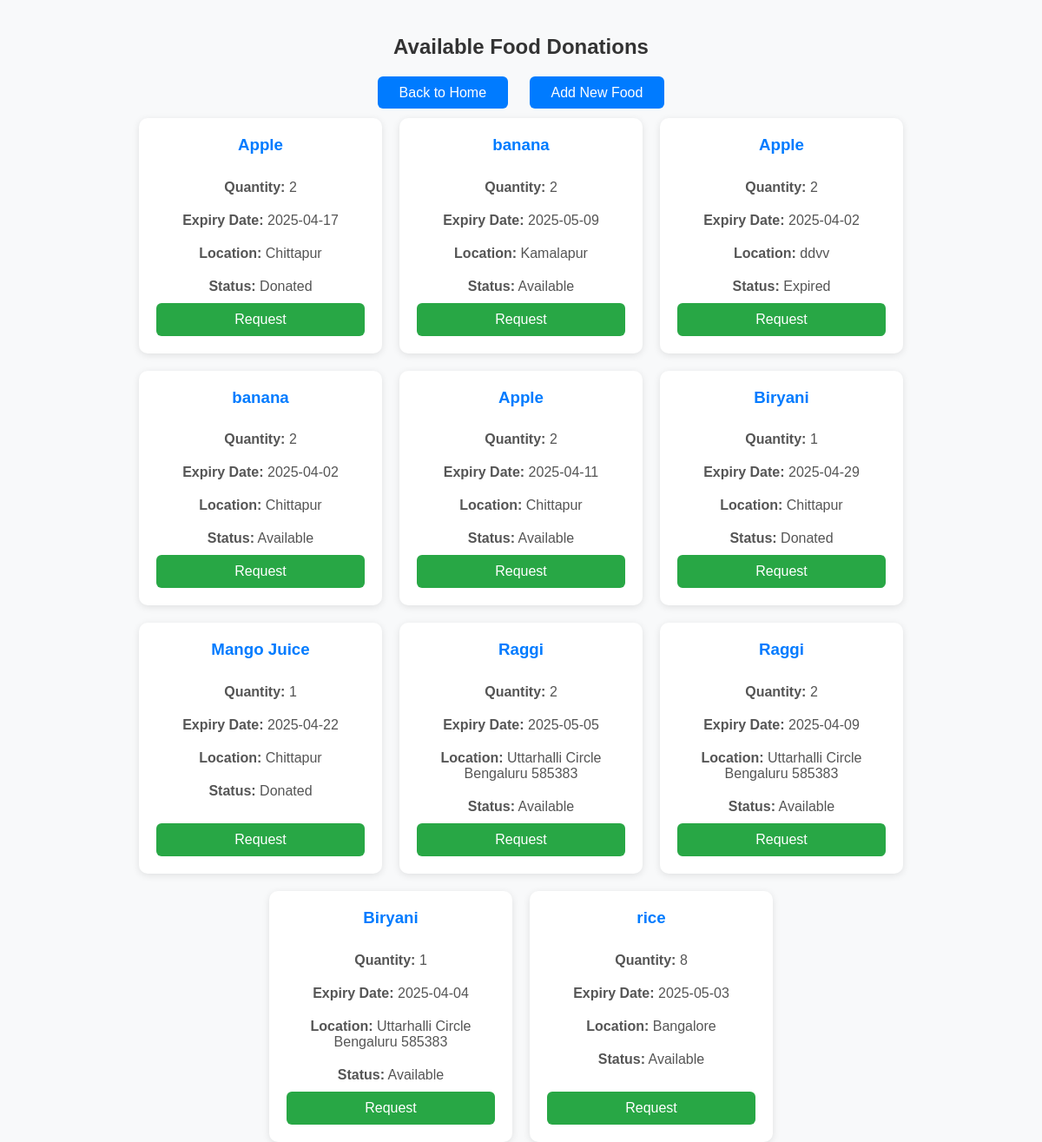
The page /food_list (signed in) on the database its author committed.
### tables this page shows
CREATE TABLE food_donations (
                    id INTEGER PRIMARY KEY AUTOINCREMENT,
                    food_name TEXT NOT NULL,
                    quantity INTEGER NOT NULL,
                    expiry_date TEXT NOT NULL,
                    location TEXT NOT NULL,
                    status TEXT NOT NULL,
                    user_id INTEGER NOT NULL,
                    FOREIGN KEY (user_id) REFERENCES accounts(id)
                );

### app.py (the view)
@app.route('/food_list')
def food_list():
    if not session.get('loggedin'):
        flash("Please login first!", "warning")
        return redirect(url_for('login'))
    with get_sqlite_connection() as conn:
        cursor = conn.cursor()
        cursor.execute('SELECT * FROM food_donations')
        foods = cursor.fetchall()
    return render_template('food_list.html', foods=foods)

### app.py (called while the page is built)
def get_sqlite_connection():
    try:
        conn = sqlite3.connect(SQLITE_DB_PATH)
        conn.row_factory = sqlite3.Row
        return conn
    except sqlite3.Error as e:
        print(f"SQLite Error: {e}")
        return None

### templates/food_list.html (shortened to what this page needs)
<!DOCTYPE html>
<html lang="en">
<head>
    <link rel="stylesheet" href="{{ url_for('static', filename='css/style.css') }}">
</head>
<body>
    <h2>Available Food Donations</h2>
    <div class="nav-buttons">
        <a href="{{ url_for('home') }}">Back to Home</a>
        <a href="{{ url_for('add_food') }}">Add New Food</a>
    </div>
    <div class="food-container">
        {% for food in foods %}
        <div class="food-card">
            <h3>{{ food.food_name }}</h3>
            <div class="food-info"><strong>Quantity:</strong> {{ food.quantity }}</div>
            <div class="food-info"><strong>Expiry Date:</strong> {{ food.expiry_date }}</div>
            <div class="food-info"><strong>Location:</strong> {{ food.location }}</div>
            <div class="food-info"><strong>Status:</strong> {{ food.status }}</div>
            <a href="{{ url_for('request_food', food_id=food.id) }}" class="request-button">Request</a>
        </div>
        {% else %}
        <p style="text-align:center;">No food donations available at the moment.</p>
        {% endfor %}
    </div>
</body>
</html>

### static/style.css (style rules this page uses)
html { scroll-behavior: smooth; }
body { background: url('/static/images/Welcome.jpg') no-repeat center center/cover; height: 100vh; margin: 0; padding: 0; font-family: Arial, sans-serif; text-align: center; color: white; overflow-x: hidden; }

### templates/food_list.html (style rules this page uses)
body { font-family: Arial, sans-serif; background: #f8f9fa; margin: 0; padding: 20px; }
h2 { text-align: center; color: #333; margin-bottom: 30px; }
.food-container { display: flex; flex-wrap: wrap; justify-content: center; gap: 20px; }
.food-card { background: white; border-radius: 10px; box-shadow: 0 2px 8px rgba(0,0,0,0.1); width: 280px; padding: 20px; box-sizing: border-box; display: flex; flex-direction: column; justify-content: space-between; }
.food-card h3 { margin-top: 0; color: #007bff; }
.food-info { margin: 10px 0; color: #555; }
.request-button { margin-top: auto; padding: 10px; background-color: #28a745; color: white; border: none; border-radius: 6px; cursor: pointer; font-size: 16px; text-align: center; text-decoration: none; display: block; }
.nav-buttons { text-align: center; margin-bottom: 20px; }
.nav-buttons a { margin: 0 10px; padding: 10px 25px; background-color: #007bff; color: white; text-decoration: none; border-radius: 6px; font-size: 16px; }

### rows shown on the page
food_donations: food_name "Apple", quantity "2", expiry_date "2025-04-17", location "Chittapur", status "Donated"
food_donations: food_name "banana", quantity "2", expiry_date "2025-05-09", location "Kamalapur", status "Available"
food_donations: food_name "Apple", quantity "2", expiry_date "2025-04-02", location "ddvv", status "Expired"
food_donations: food_name "banana", quantity "2", expiry_date "2025-04-02", location "Chittapur", status "Available"
food_donations: food_name "Apple", quantity "2", expiry_date "2025-04-11", location "Chittapur", status "Available"
food_donations: food_name "Biryani", quantity "1", expiry_date "2025-04-29", location "Chittapur", status "Donated"
food_donations: food_name "Mango Juice", quantity "1", expiry_date "2025-04-22", location "Chittapur", status "Donated"
food_donations: food_name "Raggi", quantity "2", expiry_date "2025-05-05", location "Uttarhalli Circle Bengaluru 585383", status "Available"
food_donations: food_name "Raggi", quantity "2", expiry_date "2025-04-09", location "Uttarhalli Circle Bengaluru 585383", status "Available"
food_donations: food_name "Biryani", quantity "1", expiry_date "2025-04-04", location "Uttarhalli Circle Bengaluru 585383", status "Available"
food_donations: food_name "rice", quantity "8", expiry_date "2025-05-03", location "Bangalore", status "Available"
